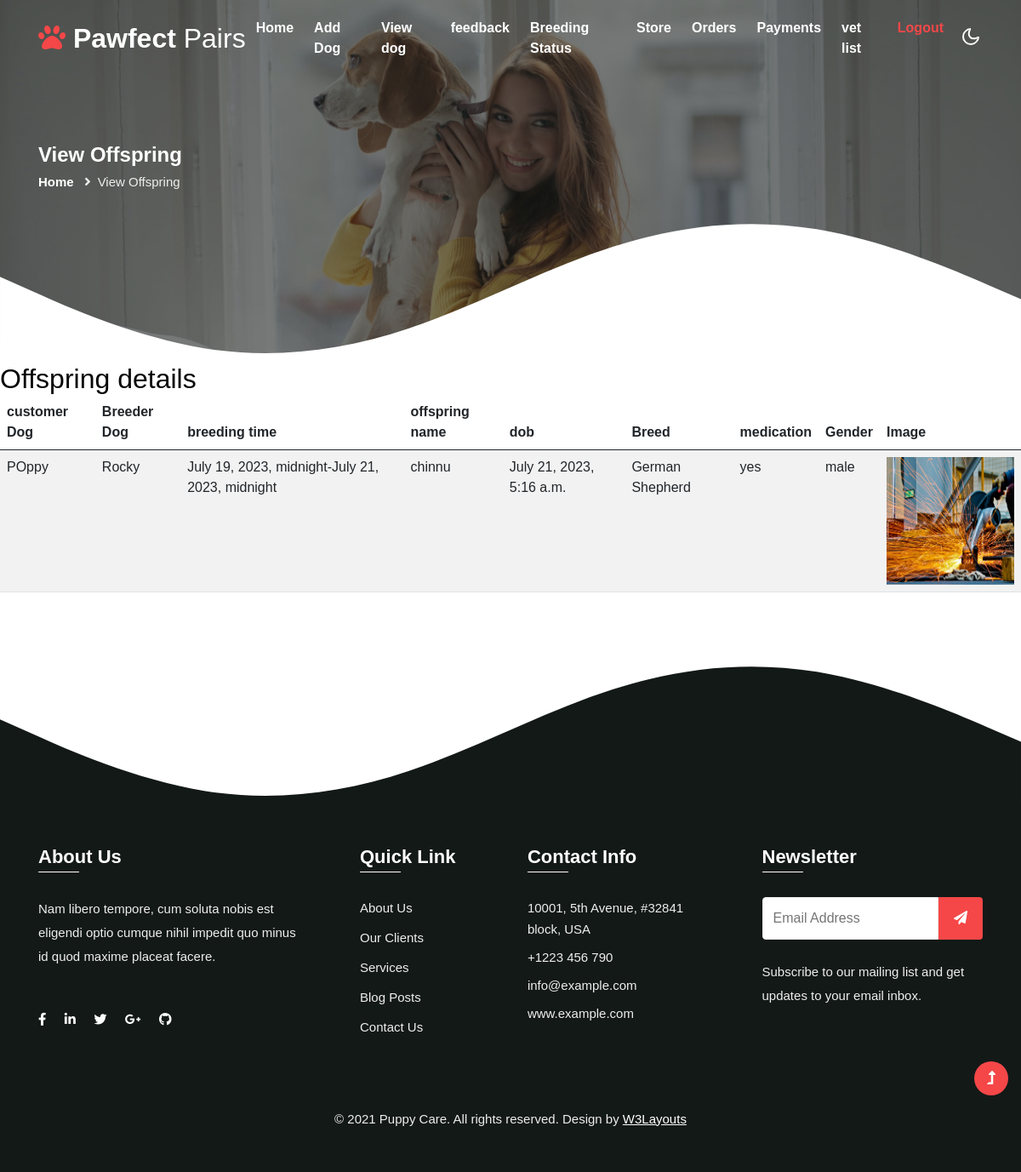
Screenshot of /viewoffspring/ (signed in) with the database file from the repository.
### breederapp/models.py (models this page shows)
class Offspring(models.Model):
    breeding=models.ForeignKey(Breeding,on_delete=models.CASCADE,null=True)
    status=models.CharField(max_length=100,default='pending')
    date = models.DateTimeField(auto_now_add=True,null=True)
    name = models.CharField(max_length=255)
    breed = models.CharField(max_length=20)
    medication = models.CharField(max_length=255)
    description=models.CharField(max_length=100)
    image=models.ImageField(upload_to="uploadimage",max_length=None,null=True)
    status=models.CharField(max_length=100,default='pending')
    gender=models.CharField(max_length=100,default=0)
    customer=models.ForeignKey(Customer,on_delete=models.CASCADE,null=True)
    breeder=models.ForeignKey(Breeder,on_delete=models.CASCADE,null=True)

class Breeding(models.Model):
    customerdog=models.ForeignKey(Customerdog,on_delete=models.CASCADE,null=True)
    breederdog=models.ForeignKey(Breederdog,on_delete=models.CASCADE,null=True)
    status=models.CharField(max_length=100,default='pending')
    startdate = models.DateTimeField(null=True)
    enddate = models.DateTimeField(null=True)
    amount=models.CharField(null=True,max_length=100)
    admincommission=models.IntegerField(null=True)
    breederpayment=models.IntegerField(null=True)
    breeder=models.ForeignKey(Breeder,on_delete=models.CASCADE,null=True)
    paymentstatus=models.CharField(max_length=100,default='pending')
    customer=models.ForeignKey(Customer,on_delete=models.CASCADE,null=True)

class Customerdog(models.Model):
    name = models.CharField(max_length=255)
    breed = models.CharField(max_length=20)
    medication = models.CharField(max_length=255)
    age=models.CharField(max_length=100,default=0)
    description=models.CharField(max_length=100)
    image=models.ImageField(upload_to="uploadimage",max_length=None,null=True)
    status=models.CharField(max_length=100,default='pending')
    gender=models.CharField(max_length=100,default=0)
    customer=models.ForeignKey(Customer,on_delete=models.CASCADE,null=True)

class Breederdog(models.Model):
    name = models.CharField(max_length=255)
    breed = models.CharField(max_length=20)
    medication = models.CharField(max_length=255)
    age=models.CharField(max_length=100,default=0)
    description=models.CharField(max_length=100)
    image=models.ImageField(upload_to="uploadimage",max_length=None,null=True)
    price=models.CharField(max_length=100)
    status=models.CharField(max_length=100,default='pending')
    gender=models.CharField(max_length=100,default=0)
    certificate=models.ImageField(upload_to="uploadimage",max_length=None,null=True)
    breeder=models.ForeignKey(Breeder,on_delete=models.CASCADE,null=True)

### breederapp/views.py (the view)
# urls.py: path('viewoffspring/',views.viewoffspring),
def viewoffspring(request):
    uid = request.session['uid']
    res=Offspring.objects.filter(customer_id__user_id=uid)
    return render(request, 'customer/viewoffspring.html',{'res':res})

### templates/customer/viewoffspring.html
{% extends 'common/customercommon.html' %}
{% load static %}
{% block header %}
<section class="inner-banner py-5">
    <div class="w3l-breadcrumb py-lg-5">
        <div class="container pt-4 pb-sm-4">
            <h4 class="inner-text-title font-weight-bold pt-sm-5 pt-4">View Offspring</h4>
            <ul class="breadcrumbs-custom-path">
                <li><a href="../customerhome">Home</a></li>
                <li class="active"><i class="fas fa-angle-right mx-2"></i>View Offspring</li>
            </ul>
        </div>
    </div>
    <div class="shape">
        <svg xmlns="{% static 'http://www.w3.org/2000/svg' %}" viewBox="0 0 1440 280">
            <path fill-opacity="1">
                <animate attributeName="d" dur="20000ms" repeatCount="indefinite"
                    values="M0,160L48,181.3C96,203,192,245,288,261.3C384,277,480,267,576,234.7C672,203,768,149,864,117.3C960,85,1056,75,1152,90.7C1248,107,1344,149,1392,170.7L1440,192L1440,320L1392,320C1344,320,1248,320,1152,320C1056,320,960,320,864,320C768,320,672,320,576,320C480,320,384,320,288,320C192,320,96,320,48,320L0,320Z; M0,160L48,181.3C96,203,192,245,288,234.7C384,224,480,160,576,133.3C672,107,768,117,864,138.7C960,160,1056,192,1152,197.3C1248,203,1344,181,1392,170.7L1440,160L1440,320L1392,320C1344,320,1248,320,1152,320C1056,320,960,320,864,320C768,320,672,320,576,320C480,320,384,320,288,320C192,320,96,320,48,320L0,320Z;												 M0,64L48,74.7C96,85,192,107,288,133.3C384,160,480,192,576,170.7C672,149,768,75,864,80C960,85,1056,171,1152,181.3C1248,192,1344,128,1392,96L1440,64L1440,320L1392,320C1344,320,1248,320,1152,320C1056,320,960,320,864,320C768,320,672,320,576,320C480,320,384,320,288,320C192,320,96,320,48,320L0,320Z;
                                             M0,160L48,181.3C96,203,192,245,288,261.3C384,277,480,267,576,234.7C672,203,768,149,864,117.3C960,85,1056,75,1152,90.7C1248,107,1344,149,1392,170.7L1440,192L1440,320L1392,320C1344,320,1248,320,1152,320C1056,320,960,320,864,320C768,320,672,320,576,320C480,320,384,320,288,320C192,320,96,320,48,320L0,320Z;" />
            </path>
        </svg>
    </div>
</section>
<h2>Offspring details</h2>
<table class="table table-striped">
  <thead>
    <tr>
      <th scope="col">customer Dog </th>
      <th scope="col">Breeder Dog</th>
      <th scope="col">breeding time</th>
      <th scope="col">offspring name</th>
      <th scope="col">dob</th>
      <th scope="col">Breed</th>
      <th scope="col">medication</th>
      <th scope="col">Gender</th>
      <th scope="col">Image</th>
    </tr>
  </thead>
  <tbody>
      {% for data in res %}
      <tr>
      <td>{{data.breeding.customerdog.name}}</td>
      <td>{{data.breeding.breederdog.name}}</td>
      <td>{{data.breeding.startdate}}-{{data.breeding.enddate}}</td>
      <td>{{data.name}}</td>
      <td>{{data.date}}</td>
      <td>{{data.breed}}</td>
      <td>{{data.medication}}</td>
      <td>{{data.gender}}</td>
      <td><img src="../static/media/{{ data.image }}" style="width: 150px;height: 150px;"></td>
    </tr>
    {% endfor %}
  </tbody>
</table>
{% endblock %}

### rows the page displays
Offspring: breeding.customerdog.name "POppy", breeding.breederdog.name "Rocky", breeding.startdate "July 19, 2023, midnight", breeding.enddate "July 21, 2023, midnight", name "chinnu", date "July 21, 2023, 5:16 a.m.", breed "German Shepherd", medication "yes", gender "male", image (picture)
